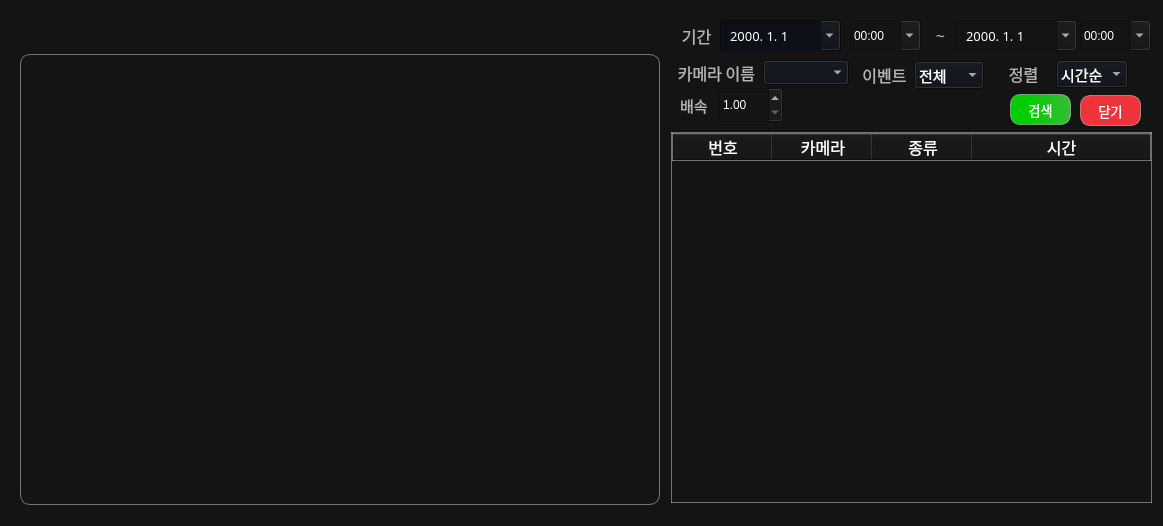
<?xml version="1.0" encoding="UTF-8"?>
<ui version="4.0">
 <class>Search_window</class>
 <widget class="QWidget" name="Search_window">
  <property name="geometry">
   <rect>
    <x>0</x>
    <y>0</y>
    <width>1163</width>
    <height>526</height>
   </rect>
  </property>
  <property name="windowTitle">
   <string notr="true">Search</string>
  </property>
  <property name="styleSheet">
   <string notr="true">background-color: rgb(20, 20, 20);
</string>
  </property>
  <widget class="QLabel" name="search_viewer">
   <property name="geometry">
    <rect>
     <x>20</x>
     <y>54</y>
     <width>640</width>
     <height>451</height>
    </rect>
   </property>
   <property name="font">
    <font>
     <family>Sans</family>
    </font>
   </property>
   <property name="styleSheet">
    <string notr="true">border: 1px solid rgb(119, 118, 123);
border-radius: 10px ;</string>
   </property>
   <property name="text">
    <string/>
   </property>
   <property name="pixmap">
    <pixmap resource="ms_ai_img.qrc">:/newPrefix/images/logo.png</pixmap>
   </property>
   <property name="alignment">
    <set>Qt::AlignmentFlag::AlignCenter</set>
   </property>
  </widget>
  <widget class="QLabel" name="time_label">
   <property name="geometry">
    <rect>
     <x>666</x>
     <y>15</y>
     <width>61</width>
     <height>41</height>
    </rect>
   </property>
   <property name="font">
    <font>
     <family>Sans</family>
     <pointsize>12</pointsize>
    </font>
   </property>
   <property name="styleSheet">
    <string notr="true">color: rgb(179,179,179);
background-color: rgba(191, 64, 64, 0);</string>
   </property>
   <property name="text">
    <string>기간</string>
   </property>
   <property name="alignment">
    <set>Qt::AlignmentFlag::AlignCenter</set>
   </property>
  </widget>
  <widget class="QTableWidget" name="event_table">
   <property name="geometry">
    <rect>
     <x>671</x>
     <y>132</y>
     <width>481</width>
     <height>371</height>
    </rect>
   </property>
   <property name="font">
    <font>
     <family>Sans</family>
     <pointsize>11</pointsize>
     <bold>false</bold>
    </font>
   </property>
   <property name="focusPolicy">
    <enum>Qt::FocusPolicy::NoFocus</enum>
   </property>
   <property name="styleSheet">
    <string notr="true">color: rgb(255, 255, 255);
border: 1px solid rgba(255, 255, 255, 100);
</string>
   </property>
   <property name="selectionMode">
    <enum>QAbstractItemView::SelectionMode::SingleSelection</enum>
   </property>
   <property name="selectionBehavior">
    <enum>QAbstractItemView::SelectionBehavior::SelectRows</enum>
   </property>
   <property name="showGrid">
    <bool>false</bool>
   </property>
   <property name="gridStyle">
    <enum>Qt::PenStyle::DashDotLine</enum>
   </property>
   <property name="sortingEnabled">
    <bool>false</bool>
   </property>
   <property name="wordWrap">
    <bool>false</bool>
   </property>
   <attribute name="horizontalHeaderHighlightSections">
    <bool>false</bool>
   </attribute>
   <attribute name="horizontalHeaderStretchLastSection">
    <bool>true</bool>
   </attribute>
   <attribute name="verticalHeaderVisible">
    <bool>false</bool>
   </attribute>
   <attribute name="verticalHeaderHighlightSections">
    <bool>false</bool>
   </attribute>
   <attribute name="verticalHeaderStretchLastSection">
    <bool>false</bool>
   </attribute>
   <column>
    <property name="text">
     <string>번호</string>
    </property>
    <property name="font">
     <font>
      <pointsize>12</pointsize>
     </font>
    </property>
   </column>
   <column>
    <property name="text">
     <string>카메라</string>
    </property>
    <property name="font">
     <font>
      <pointsize>12</pointsize>
     </font>
    </property>
   </column>
   <column>
    <property name="text">
     <string>종류</string>
    </property>
    <property name="font">
     <font>
      <pointsize>12</pointsize>
     </font>
    </property>
   </column>
   <column>
    <property name="text">
     <string>시간</string>
    </property>
    <property name="font">
     <font>
      <pointsize>12</pointsize>
     </font>
    </property>
   </column>
  </widget>
  <widget class="QLabel" name="time_tilde">
   <property name="geometry">
    <rect>
     <x>920</x>
     <y>25</y>
     <width>41</width>
     <height>21</height>
    </rect>
   </property>
   <property name="sizePolicy">
    <sizepolicy hsizetype="Fixed" vsizetype="Fixed">
     <horstretch>0</horstretch>
     <verstretch>0</verstretch>
    </sizepolicy>
   </property>
   <property name="font">
    <font>
     <family>Sans</family>
     <pointsize>12</pointsize>
    </font>
   </property>
   <property name="styleSheet">
    <string notr="true">color: rgb(179,179,179);
background-color: rgba(191, 64, 64, 0);</string>
   </property>
   <property name="text">
    <string>~</string>
   </property>
   <property name="alignment">
    <set>Qt::AlignmentFlag::AlignCenter</set>
   </property>
  </widget>
  <widget class="QDateEdit" name="time_day_start_input">
   <property name="geometry">
    <rect>
     <x>720</x>
     <y>20</y>
     <width>121</width>
     <height>31</height>
    </rect>
   </property>
   <property name="font">
    <font>
     <family>Sans</family>
     <pointsize>10</pointsize>
    </font>
   </property>
   <property name="styleSheet">
    <string notr="true">


            QDateEdit {
                padding: 5px;
					color: rgb(255, 255, 255);
					background-color: rgb(13, 16, 23);
					selection-background-color: rgb(53, 132, 228);

            }
			QCalendarWidget {
                background-color: rgb(87, 227, 137);
                alternate-background-color: rgb(87, 227, 137);
            }
            QCalendarWidget QWidget { /* All child widgets of QCalendarWidget */
                color: black;
					background-color: #f0f0f0;  
					alternate-background-color: rgb(28, 113, 216);
            }
            QCalendarWidget QAbstractItemView {
                selection-background-color: rgb(87, 227, 137);;
                selection-color: white;
            }

</string>
   </property>
   <property name="displayFormat">
    <string>yyyy. M. d</string>
   </property>
   <property name="calendarPopup">
    <bool>true</bool>
   </property>
  </widget>
  <widget class="QPushButton" name="search_close_bnt">
   <property name="geometry">
    <rect>
     <x>1080</x>
     <y>95</y>
     <width>61</width>
     <height>31</height>
    </rect>
   </property>
   <property name="font">
    <font>
     <family>Sans</family>
     <pointsize>10</pointsize>
    </font>
   </property>
   <property name="cursor">
    <cursorShape>PointingHandCursor</cursorShape>
   </property>
   <property name="styleSheet">
    <string notr="true">background-color: rgb(237, 51, 59);
color: rgb(255, 255, 255);
border-radius: 10px;
border: 1px solid rgba(255, 255, 255, 100);
</string>
   </property>
   <property name="text">
    <string>닫기</string>
   </property>
  </widget>
  <widget class="QPushButton" name="time_search_bnt">
   <property name="geometry">
    <rect>
     <x>1010</x>
     <y>94</y>
     <width>61</width>
     <height>31</height>
    </rect>
   </property>
   <property name="font">
    <font>
     <family>Sans</family>
     <pointsize>10</pointsize>
    </font>
   </property>
   <property name="cursor">
    <cursorShape>PointingHandCursor</cursorShape>
   </property>
   <property name="styleSheet">
    <string notr="true">background-color: qlineargradient(spread:pad, x1:0.244, y1:0.477, x2:1, y2:0.489, stop:0.0845771 rgba(0, 205, 0, 255), stop:1 rgba(56, 188, 56, 255));
color: rgb(255, 255, 255);
border-radius: 10px;
border: 1px solid rgba(255, 255, 255, 100);</string>
   </property>
   <property name="text">
    <string>검색</string>
   </property>
  </widget>
  <widget class="QDateEdit" name="time_day_end_input">
   <property name="geometry">
    <rect>
     <x>956</x>
     <y>20</y>
     <width>121</width>
     <height>31</height>
    </rect>
   </property>
   <property name="font">
    <font>
     <family>Sans</family>
     <pointsize>10</pointsize>
    </font>
   </property>
   <property name="styleSheet">
    <string notr="true">            QDateEdit {
                padding: 5px;
                color: white;
            }
			QCalendarWidget {
                background-color: rgb(87, 227, 137);
                alternate-background-color: rgb(87, 227, 137);
            }
            QCalendarWidget QWidget { /* All child widgets of QCalendarWidget */
                color: black;
					background-color: #f0f0f0;  
					alternate-background-color: rgb(28, 113, 216);
            }
            QCalendarWidget QAbstractItemView {
                selection-background-color: rgb(87, 227, 137);;
                selection-color: white;
            }

</string>
   </property>
   <property name="displayFormat">
    <string>yyyy. M. d</string>
   </property>
   <property name="calendarPopup">
    <bool>true</bool>
   </property>
  </widget>
  <widget class="QWidget" name="layoutWidget">
   <property name="geometry">
    <rect>
     <x>997</x>
     <y>60</y>
     <width>131</width>
     <height>28</height>
    </rect>
   </property>
   <property name="font">
    <font>
     <family>Sans</family>
    </font>
   </property>
   <layout class="QHBoxLayout" name="horizontalLayout_2">
    <item>
     <widget class="QLabel" name="sort_label">
      <property name="font">
       <font>
        <family>Sans</family>
        <pointsize>12</pointsize>
       </font>
      </property>
      <property name="styleSheet">
       <string notr="true">color: rgb(179,179,179);
background-color: rgba(191, 64, 64, 0);</string>
      </property>
      <property name="text">
       <string>정렬</string>
      </property>
      <property name="alignment">
       <set>Qt::AlignmentFlag::AlignCenter</set>
      </property>
     </widget>
    </item>
    <item>
     <widget class="QComboBox" name="sort_box">
      <property name="font">
       <font>
        <family>Sans</family>
        <pointsize>11</pointsize>
        <bold>false</bold>
       </font>
      </property>
      <property name="styleSheet">
       <string notr="true">color: rgb(255, 255, 255);
background-color: rgb(13, 16, 23);
selection-background-color: rgb(53, 132, 228);
</string>
      </property>
      <property name="minimumContentsLength">
       <number>0</number>
      </property>
      <item>
       <property name="text">
        <string>시간순</string>
       </property>
      </item>
      <item>
       <property name="text">
        <string>최신순</string>
       </property>
      </item>
     </widget>
    </item>
   </layout>
  </widget>
  <widget class="QWidget" name="layoutWidget">
   <property name="geometry">
    <rect>
     <x>861</x>
     <y>61</y>
     <width>123</width>
     <height>28</height>
    </rect>
   </property>
   <property name="font">
    <font>
     <family>Sans</family>
    </font>
   </property>
   <layout class="QHBoxLayout" name="horizontalLayout">
    <item>
     <widget class="QLabel" name="event_label">
      <property name="font">
       <font>
        <family>Sans</family>
        <pointsize>12</pointsize>
       </font>
      </property>
      <property name="styleSheet">
       <string notr="true">color: rgb(179,179,179);
background-color: rgba(191, 64, 64, 0);</string>
      </property>
      <property name="text">
       <string>이벤트</string>
      </property>
      <property name="alignment">
       <set>Qt::AlignmentFlag::AlignCenter</set>
      </property>
     </widget>
    </item>
    <item>
     <widget class="QComboBox" name="event_box">
      <property name="font">
       <font>
        <family>Sans</family>
        <pointsize>11</pointsize>
        <bold>false</bold>
       </font>
      </property>
      <property name="styleSheet">
       <string notr="true">color: rgb(255, 255, 255);
background-color: rgb(13, 16, 23);
selection-background-color: rgb(53, 132, 228);
</string>
      </property>
      <property name="minimumContentsLength">
       <number>0</number>
      </property>
      <item>
       <property name="text">
        <string>전체</string>
       </property>
      </item>
      <item>
       <property name="text">
        <string>침입</string>
       </property>
      </item>
      <item>
       <property name="text">
        <string>배회</string>
       </property>
      </item>
      <item>
       <property name="text">
        <string>쓰러짐</string>
       </property>
      </item>
      <item>
       <property name="text">
        <string>싸움</string>
       </property>
      </item>
      <item>
       <property name="text">
        <string>방화</string>
       </property>
      </item>
     </widget>
    </item>
   </layout>
  </widget>
  <widget class="QComboBox" name="time_hour_start_box">
   <property name="geometry">
    <rect>
     <x>850</x>
     <y>20</y>
     <width>71</width>
     <height>31</height>
    </rect>
   </property>
   <property name="font">
    <font>
     <family>Sans</family>
     <pointsize>10</pointsize>
     <bold>false</bold>
    </font>
   </property>
   <property name="styleSheet">
    <string notr="true">color: rgb(255, 255, 255);
selection-background-color: rgb(53, 132, 228);
</string>
   </property>
   <property name="editable">
    <bool>true</bool>
   </property>
   <property name="minimumContentsLength">
    <number>0</number>
   </property>
   <item>
    <property name="text">
     <string>00:00</string>
    </property>
   </item>
   <item>
    <property name="text">
     <string>01:00</string>
    </property>
   </item>
   <item>
    <property name="text">
     <string>02:00</string>
    </property>
   </item>
   <item>
    <property name="text">
     <string>03:00</string>
    </property>
   </item>
   <item>
    <property name="text">
     <string>04:00</string>
    </property>
   </item>
   <item>
    <property name="text">
     <string>05:00</string>
    </property>
   </item>
   <item>
    <property name="text">
     <string>06:00</string>
    </property>
   </item>
   <item>
    <property name="text">
     <string>07:00</string>
    </property>
   </item>
   <item>
    <property name="text">
     <string>08:00</string>
    </property>
   </item>
   <item>
    <property name="text">
     <string>09:00</string>
    </property>
   </item>
   <item>
    <property name="text">
     <string>10:00</string>
    </property>
   </item>
   <item>
    <property name="text">
     <string>11:00</string>
    </property>
   </item>
   <item>
    <property name="text">
     <string>12:00</string>
    </property>
   </item>
   <item>
    <property name="text">
     <string>13:00</string>
    </property>
   </item>
   <item>
    <property name="text">
     <string>14:00</string>
    </property>
   </item>
   <item>
    <property name="text">
     <string>15:00</string>
    </property>
   </item>
   <item>
    <property name="text">
     <string>16:00</string>
    </property>
   </item>
   <item>
    <property name="text">
     <string>17:00</string>
    </property>
   </item>
   <item>
    <property name="text">
     <string>18:00</string>
    </property>
   </item>
   <item>
    <property name="text">
     <string>19:00</string>
    </property>
   </item>
   <item>
    <property name="text">
     <string>20:00</string>
    </property>
   </item>
   <item>
    <property name="text">
     <string>21:00</string>
    </property>
   </item>
   <item>
    <property name="text">
     <string>22:00</string>
    </property>
   </item>
   <item>
    <property name="text">
     <string>23:00</string>
    </property>
   </item>
  </widget>
  <widget class="QComboBox" name="time_hour_end_box">
   <property name="geometry">
    <rect>
     <x>1080</x>
     <y>20</y>
     <width>71</width>
     <height>31</height>
    </rect>
   </property>
   <property name="font">
    <font>
     <family>Sans</family>
     <pointsize>10</pointsize>
     <bold>false</bold>
    </font>
   </property>
   <property name="styleSheet">
    <string notr="true">color: rgb(255, 255, 255);
selection-background-color: rgb(53, 132, 228);
</string>
   </property>
   <property name="editable">
    <bool>true</bool>
   </property>
   <property name="minimumContentsLength">
    <number>0</number>
   </property>
   <item>
    <property name="text">
     <string>00:00</string>
    </property>
   </item>
   <item>
    <property name="text">
     <string>01:00</string>
    </property>
   </item>
   <item>
    <property name="text">
     <string>02:00</string>
    </property>
   </item>
   <item>
    <property name="text">
     <string>03:00</string>
    </property>
   </item>
   <item>
    <property name="text">
     <string>04:00</string>
    </property>
   </item>
   <item>
    <property name="text">
     <string>05:00</string>
    </property>
   </item>
   <item>
    <property name="text">
     <string>06:00</string>
    </property>
   </item>
   <item>
    <property name="text">
     <string>07:00</string>
    </property>
   </item>
   <item>
    <property name="text">
     <string>08:00</string>
    </property>
   </item>
   <item>
    <property name="text">
     <string>09:00</string>
    </property>
   </item>
   <item>
    <property name="text">
     <string>10:00</string>
    </property>
   </item>
   <item>
    <property name="text">
     <string>11:00</string>
    </property>
   </item>
   <item>
    <property name="text">
     <string>12:00</string>
    </property>
   </item>
   <item>
    <property name="text">
     <string>13:00</string>
    </property>
   </item>
   <item>
    <property name="text">
     <string>14:00</string>
    </property>
   </item>
   <item>
    <property name="text">
     <string>15:00</string>
    </property>
   </item>
   <item>
    <property name="text">
     <string>16:00</string>
    </property>
   </item>
   <item>
    <property name="text">
     <string>17:00</string>
    </property>
   </item>
   <item>
    <property name="text">
     <string>18:00</string>
    </property>
   </item>
   <item>
    <property name="text">
     <string>19:00</string>
    </property>
   </item>
   <item>
    <property name="text">
     <string>20:00</string>
    </property>
   </item>
   <item>
    <property name="text">
     <string>21:00</string>
    </property>
   </item>
   <item>
    <property name="text">
     <string>22:00</string>
    </property>
   </item>
   <item>
    <property name="text">
     <string>23:00</string>
    </property>
   </item>
  </widget>
  <widget class="QLabel" name="camera_num_label">
   <property name="geometry">
    <rect>
     <x>676</x>
     <y>60</y>
     <width>81</width>
     <height>25</height>
    </rect>
   </property>
   <property name="font">
    <font>
     <family>Sans</family>
     <pointsize>12</pointsize>
    </font>
   </property>
   <property name="styleSheet">
    <string notr="true">color: rgb(179,179,179);
background-color: rgba(191, 64, 64, 0);</string>
   </property>
   <property name="text">
    <string>카메라 이름</string>
   </property>
   <property name="alignment">
    <set>Qt::AlignmentFlag::AlignCenter</set>
   </property>
  </widget>
  <widget class="QComboBox" name="camera_name_box">
   <property name="geometry">
    <rect>
     <x>763</x>
     <y>60</y>
     <width>86</width>
     <height>25</height>
    </rect>
   </property>
   <property name="font">
    <font>
     <family>Sans</family>
     <pointsize>11</pointsize>
     <bold>false</bold>
    </font>
   </property>
   <property name="styleSheet">
    <string notr="true">color: rgb(255, 255, 255);
background-color: rgb(13, 16, 23);
selection-background-color: rgb(53, 132, 228);
</string>
   </property>
   <property name="minimumContentsLength">
    <number>0</number>
   </property>
  </widget>
  <widget class="QLabel" name="time_video_time_speed_label">
   <property name="geometry">
    <rect>
     <x>680</x>
     <y>90</y>
     <width>31</width>
     <height>31</height>
    </rect>
   </property>
   <property name="font">
    <font>
     <family>Sans</family>
     <pointsize>11</pointsize>
    </font>
   </property>
   <property name="styleSheet">
    <string notr="true">color: rgb(179,179,179);
background-color: rgba(255, 255, 255, 0);</string>
   </property>
   <property name="text">
    <string>배속</string>
   </property>
   <property name="alignment">
    <set>Qt::AlignmentFlag::AlignLeading|Qt::AlignmentFlag::AlignLeft|Qt::AlignmentFlag::AlignVCenter</set>
   </property>
  </widget>
  <widget class="QDoubleSpinBox" name="time_video_time_speed_input">
   <property name="geometry">
    <rect>
     <x>718</x>
     <y>87</y>
     <width>65</width>
     <height>36</height>
    </rect>
   </property>
   <property name="styleSheet">
    <string notr="true">color: rgb(255, 255, 255);</string>
   </property>
   <property name="minimum">
    <double>1.000000000000000</double>
   </property>
   <property name="maximum">
    <double>10.000000000000000</double>
   </property>
   <property name="singleStep">
    <double>0.200000000000000</double>
   </property>
  </widget>
  <widget class="QLabel" name="top_logo">
   <property name="geometry">
    <rect>
     <x>20</x>
     <y>11</y>
     <width>189</width>
     <height>32</height>
    </rect>
   </property>
   <property name="minimumSize">
    <size>
     <width>1</width>
     <height>1</height>
    </size>
   </property>
   <property name="maximumSize">
    <size>
     <width>251</width>
     <height>41</height>
    </size>
   </property>
   <property name="font">
    <font>
     <family>Sans</family>
    </font>
   </property>
   <property name="text">
    <string/>
   </property>
   <property name="pixmap">
    <pixmap resource="ms_ai_img.qrc">:/newPrefix/images/logo.png</pixmap>
   </property>
   <property name="scaledContents">
    <bool>true</bool>
   </property>
  </widget>
 </widget>
 <resources>
  <include location="ms_ai_img.qrc"/>
  <include location="ms_ai_img.qrc"/>
 </resources>
 <connections/>
</ui>
